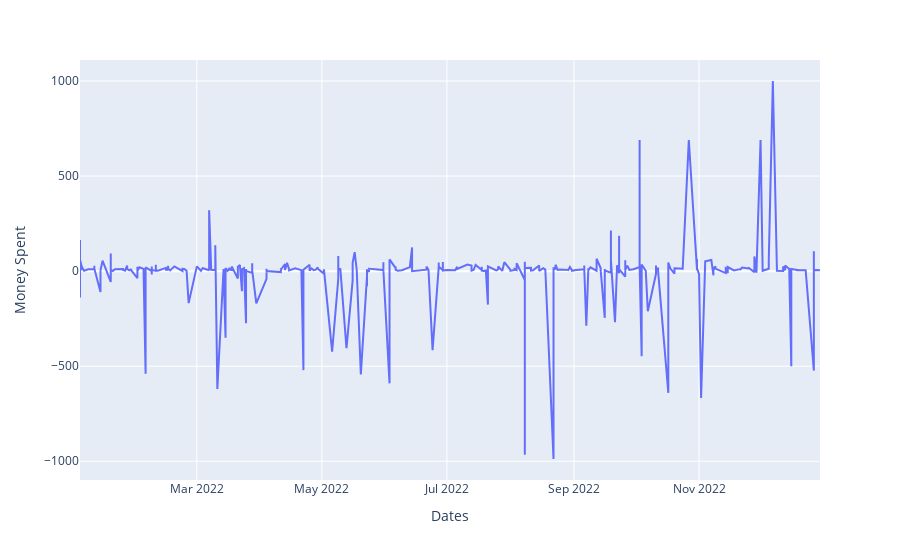

The notebook cell saved with this chart:
### Code cell
fig = px.line(df, x='Dates', y="Money Spent")
fig.show()

# time series plot of money spent vs dates

### Figure 1 — Plotly figure (JSON) as saved in the notebook; plotly's stock layout.template omitted (floating-point values rounded to 4 significant figures; data arrays with more than 128 entries replaced by an {"elided": "..."} marker saying what was removed)
{"data": [{"hovertemplate": "Dates=%{x}<br>Money Spent=%{y}<extra></extra>", "legendgroup": "", "line": {"color": "#636efa", "dash": "solid"}, "marker": {"symbol": "circle"}, "mode": "lines", "name": "", "orientation": "v", "showlegend": false, "type": "scatter", "x": {"elided": "440 str values"}, "xaxis": "x", "y": {"elided": "440 float values"}, "yaxis": "y"}], "layout": {"legend": {"tracegroupgap": 0}, "margin": {"t": 60}, "xaxis": {"anchor": "y", "domain": [0, 1], "title": {"text": "Dates"}}, "yaxis": {"anchor": "x", "domain": [0, 1], "title": {"text": "Money Spent"}}}}
